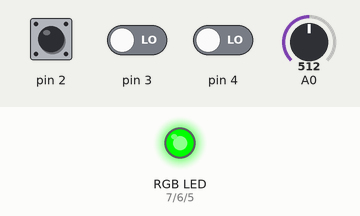
Recording of a sketch running on a simulated Arduino Uno, built with avr-gcc and run on an emulated ATmega328P. Parts: an RGB LED mixed from three pins (HIGH = lit). The inputs (shaded band) are chosen by the test bench; at power-on: pin 2 LOW, pin 3 LOW, pin 4 LOW, A0 = 512. Random numbers use the default seed unless the sketch sets one; what the sketch prints to the serial monitor is not drawn.

Above: at 10.2 s.
10.3 s: pin 2 driven HIGH and pin 3 driven HIGH
11.8 s: pin 2 pulsed LOW 5 times (0.12 s each, 0.3 s apart)
At 13.5 s:
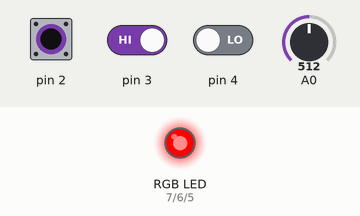
At 17.0 s:
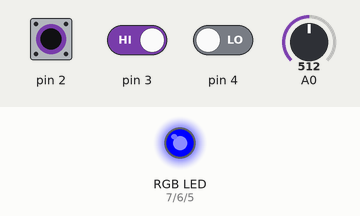
Timing chart, 0 to 22.3 s (numbered marks = the images above; inputs shaded):
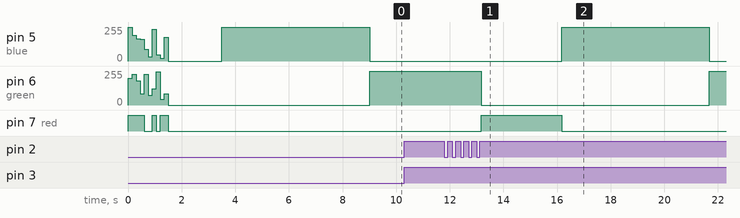

The sketch:

mori.ino
```cpp
/////////////////////////////////////////////////////////////////////////////////////////
//
//Mori by Roye Fang
//Based on StateChangeDetection example code
//Last Updated 11/25/2020
//
//Mori is a memory game that tests an individual's short-term memory. This game
//features an Arduino Uno, push buttons, and an RGB LED. The game flashes a string
//of numbers from one to three (1-3) and gives the player a set amount of time to
//memorize them. The string of numbers will be cleared from the screen and the player
//will attempt to reproduce the aforementioned numbers using the push buttons.
//
//A sample string: "1 3 3 1 3 2 1"
//
//To play, open the serial monitor and adjust the window size, such that the numbers
//are no longer visible when entering the string. Also, make sure autoscroll is on.
//The player can adjust the length of the string, the amount of time they have to
//memorize the string, as well as the number of rounds they would like to play.
//At the end, the serial monitor will display a cumulative score and average input time.
//
//
//This project is dedicated to UCLA Physics 4AL Group 3 (Spring 2020)
//for making an online lab experience relaxing and enjoyable.
//
/////////////////////////////////////////////////////////////////////////////////////////

/////////////////////////////////////////
///////////////Settings//////////////////
/////////////////////////////////////////

const int stringLength = 7; //The length of the string of numbers that the user will memorize
int memorizingTime = 5000; //The amount of time a user has to memorize
int numberOfRounds = 5; //The number of rounds the user desires

/////////////////////////////////////////
////////////////globals//////////////////
/////////////////////////////////////////

//defining pins
const int  b1 = 2;
const int  b2 = 3;
const int  b3 = 4;

//keeps track of button state
int currentState1 = 0; // current state of button 1
int prevState1 = 0; // previous state of the button 1
int currentState2 = 0;
int prevState2 = 0;
int currentState3 = 0;
int prevState3 = 0;

//keeps track of how many times a button has been pressed in each game
//once this number equals stringLength, the next round will begin
int buttonCounter;

//random number
//note: Arduino's random function is not effective. Numbers seqeuences will often repeat.
long randNumber;

//elapsed trial counter to keep track of numbers
int roundCounter = 0;

//ensure correct logic paths
bool rerun;

//for recording button pressing time
unsigned long previousTime;
unsigned long elapsedTime;
unsigned long totalTime;
unsigned long avgTime;

//scoring system
//"randomly" generated and user inputted array of numbers
int randomNumbers[stringLength];
int userNumbers[stringLength];

int intCorrect; //same as float, used for the fractional scoring
int totalIntCorrect = 0;

float correct;
float score;

float totalCorrect = 0;
float totalScore;

//RGB LED
int red = 7;
int green = 6;
int blue = 5;

/////////////////////////////////////////
/////////////////game////////////////////
/////////////////////////////////////////
void game()
{
    //blue
    RGB(0,0,255);
    if(roundCounter == numberOfRounds)
    {
        finishGame();
    }
    //reset the button counters for next game
    buttonCounter = 0;
    correct = 0;
    intCorrect = 0;

    rerun = true;
    roundCounter++;


    // initialize the buttons as input
    pinMode(2, INPUT);
    pinMode(3, INPUT);
    pinMode(4, INPUT);

    //creates random numbers
    randomSeed(analogRead(0));

    //starts the experiments, giving the user 3 seconds
    //Serial.println("Experiment will begin shortly...");
    Serial.print("Round ");
    Serial.println(roundCounter);

    //prints some spaces
   for(int i = 0; i <= 5; i++)
   {
       Serial.println(" ");
   }

    delay(500);

    //create randomNumbers array
    for(int i = 0; i < stringLength; i++)
    {
      randNumber = random(1, 4);
      randomNumbers[i] = randNumber;
    }

    //print randomNumbers array
    for(int i = 0; i < stringLength; i++)
    {
        Serial.print(randomNumbers[i]);
        Serial.print(" ");
    }

    for(int i = 0; i < 8; i++)
    {
        Serial.println();
    }

    //gives the user this many milliseconds to memorize the above numbers (3000, 5000)?
    delay(memorizingTime);


    //prints some spaces so the above numbers go out of view
    for(int i = 0; i < 14; i++)
    {
        Serial.println(" ");
    }

    RGB(0,255,0);
    previousTime = millis();
}

////////////////////////////////////////////////////////
///////////////////////scoring//////////////////////////
////////////////////////////////////////////////////////
void scoring()
{

    for(int i = 0; i < stringLength; i++)
    {
        if(randomNumbers[i] == userNumbers[i])
        {
            correct++;
            intCorrect++;
        }
    }

    totalCorrect += correct;
    totalIntCorrect += intCorrect;

    score = (correct/stringLength)*100;

    Serial.print("Score: ");
    Serial.print(intCorrect);
    Serial.print("/");
    Serial.print(stringLength);
    Serial.print(" || ");
    Serial.print(score);
    Serial.print("%");
}

////////////////////////////////////////////////////////
//////////////////////Finish Round//////////////////////
////////////////////////////////////////////////////////
void finishRound()
{
    //red light
    RGB(255,0,0);
    //record time needed to press buttons
    elapsedTime =  millis() - previousTime;
    totalTime += elapsedTime;

    //makes sure time is printed once
    rerun = false;

    //prints time
    Serial.println();
    scoring();
    Serial.println();
    Serial.print("Time: ");
    Serial.print(elapsedTime);
    Serial.println(" ms");

    for(int i = 0; i < 12 ;i++)
    {
      Serial.println();
    }

    //short delay, print some spaces in preperation for next game
    delay(3000);

    for(int i = 0; i < 9 ;i++)
    {
      Serial.println();
    }

    //new round
    game();
}

////////////////////////////////////////////////////////
//////////////////////Finish Game///////////////////////
////////////////////////////////////////////////////////
void finishGame()
{

    for(int i = 0; i <= 3; i++)
    {
        Serial.println();
    }

    totalScore = (totalCorrect/(numberOfRounds*stringLength))*100;
    avgTime = totalTime/(numberOfRounds);

    Serial.println("Fin");
    Serial.print("Final Score: ");
    Serial.print(totalIntCorrect);
    Serial.print("/");
    Serial.print(stringLength*numberOfRounds);
    Serial.print(" || ");
    Serial.print(totalScore);
    Serial.println("%");
    Serial.print("Average Time: ");
    Serial.print(avgTime);
    Serial.println("ms");
    Serial.println();

    if(totalScore >= 90.00)
    {
        Serial.println("You have great memory. Nice Job!");
        flashRandomColors();
    }

    else if ((totalScore < 90.00) && (totalScore >= 70.00))
    {
        Serial.println("Good Job!");
        RGB(192,192,192);
    }

    Serial.println("To play again, press reset.");
    for(int i = 0; i < 9; i++)
    {
        Serial.println();
    }

    while(1);
}

////////////////////////////////////////////////////////
//////////////////////RGB LED///////////////////////////
////////////////////////////////////////////////////////
void RGB(int red_value, int green_value, int blue_value)
 {
    analogWrite(red, red_value);
    analogWrite(green, green_value);
    analogWrite(blue, blue_value);
}

////////////////////////////////////////////////////////
////////////////Flash Random Colors/////////////////////
////////////////////////////////////////////////////////
void flashRandomColors()
{
    randomSeed(analogRead(0));
    int randNumber1;
    int randNumber2;
    int randNumber3;
    for(int i = 0; i < 10; i++)
    {
        randNumber1 = random(0, 255);
        randNumber2 = random(0, 255);
        randNumber3 = random(0, 255);
        RGB(randNumber1,randNumber2,randNumber3);
        delay(150);
    }
    RGB(0,0,0);
}


/////////////////////////////////////////
////////////////start game///////////////
/////////////////////////////////////////
void setup()
{
    Serial.begin(9600);
    Serial.println("Welcome, game will begin shortly...");
    flashRandomColors();

    pinMode(red, OUTPUT);
    pinMode(green, OUTPUT);
    pinMode(blue, OUTPUT);

    delay(2000);
    game();
}

/////////////////////////////////////////
////////////////gameplay/////////////////
/////////////////////////////////////////
void loop()
{

    // read the pushbutton input pin
    currentState1 = digitalRead(2);
    currentState2 = digitalRead(3);
    currentState3 = digitalRead(4);

    //////////////////////////////////////////////////
    ////////////////////button 1//////////////////////
    //////////////////////////////////////////////////

    // compare the buttonState to its previous state
    if (currentState1 != prevState1)
    {
        // if the state has changed, increment the counter
        if (currentState1 == HIGH)
        {
            // if the current state is HIGH then the button went from off to on:
            buttonCounter++;
            userNumbers[buttonCounter-1] = 1;
            Serial.print("1 ");
        }

        // Delay a little bit to avoid bouncing
        delay(50);
    }
    // save the current state as the last state, for next time through the loop
    prevState1 = currentState1;

    //////////////////////////////////////////////////
    ////////////////////button 2//////////////////////
    //////////////////////////////////////////////////

    if (currentState2 != prevState2)
    {
        if (currentState2 == HIGH)
        {
            buttonCounter++;
            userNumbers[buttonCounter-1] = 2;
            Serial.print("2 ");
        }
        delay(50);
    }
    prevState2 = currentState2;

    //////////////////////////////////////////////////
    ////////////////////button 3//////////////////////
    //////////////////////////////////////////////////

    if (currentState3 != prevState3)
    {
        if (currentState3 == HIGH)
        {
            buttonCounter++;
            userNumbers[buttonCounter-1] = 3;
            Serial.print("3 ");
        }
        delay(50);
    }
    prevState3 = currentState3;

    //To end a round
    if(rerun == true && buttonCounter == stringLength)
    {
        finishRound();
    }
}
```

Measured:
- after the input at 10.3 s, every drawn part: stays the same
- after the input at 11.8 s, pin 5 (blue): 0/255 → 255/255 after 4.4 s, → 0/255 5.5 s later; pin 6 (green): 255/255 → 0/255 after 1.4 s, → 255/255 8.5 s later; pin 7 (red): LOW → HIGH after 1.4 s, → LOW 3.0 s later
